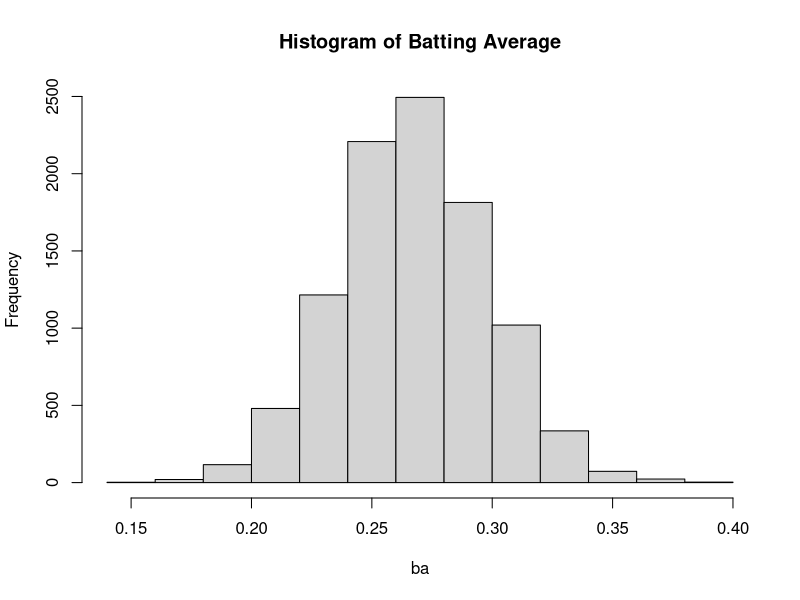
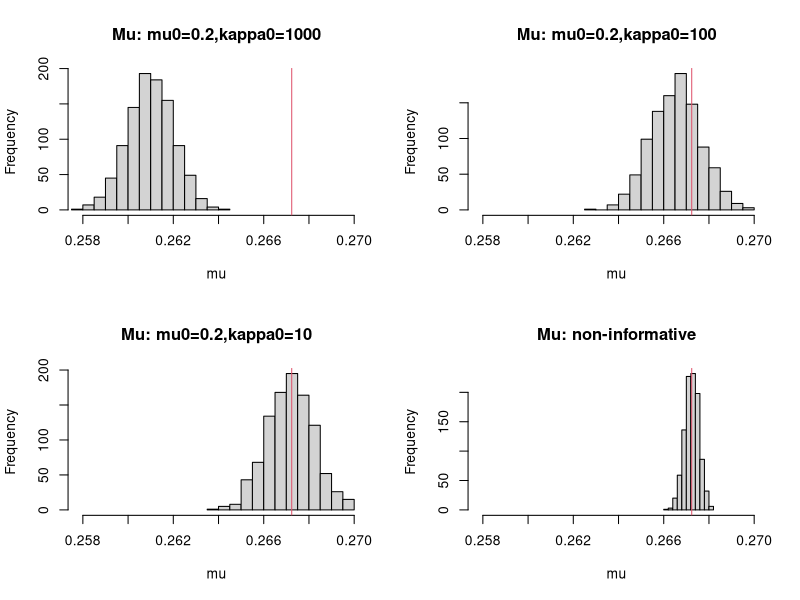
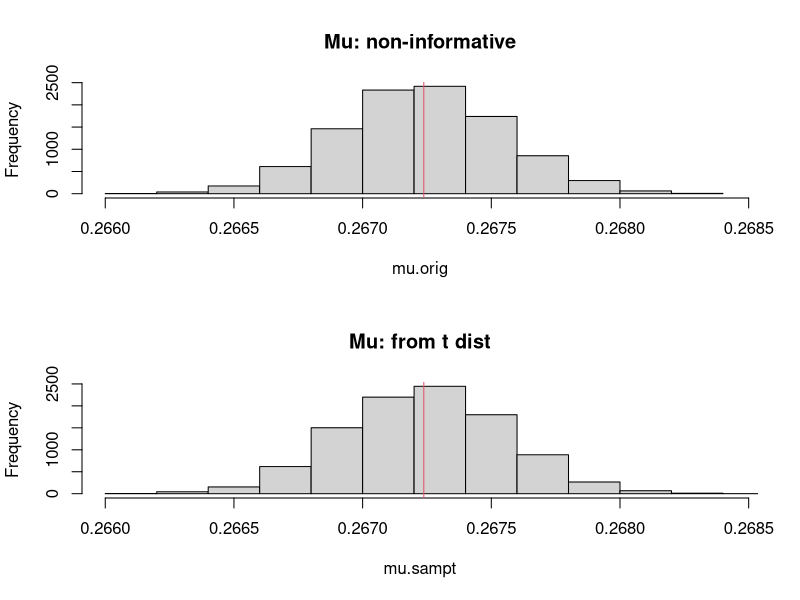
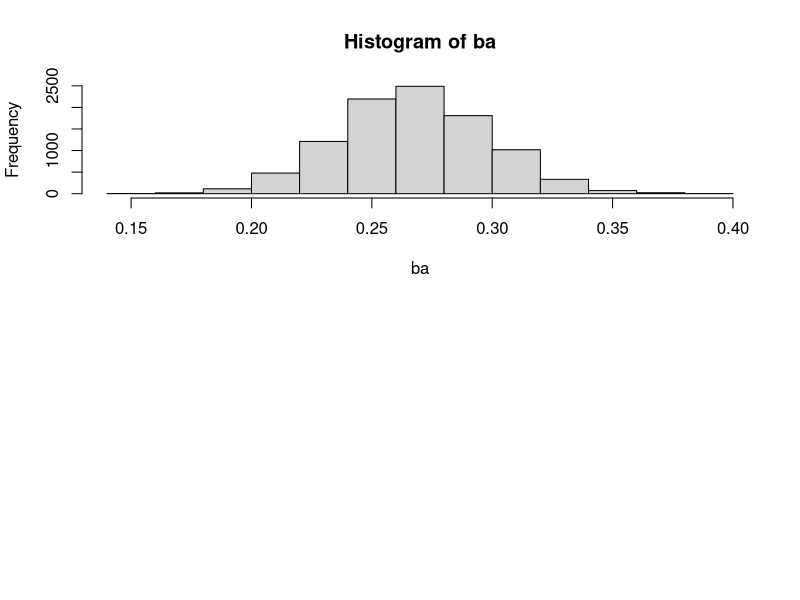
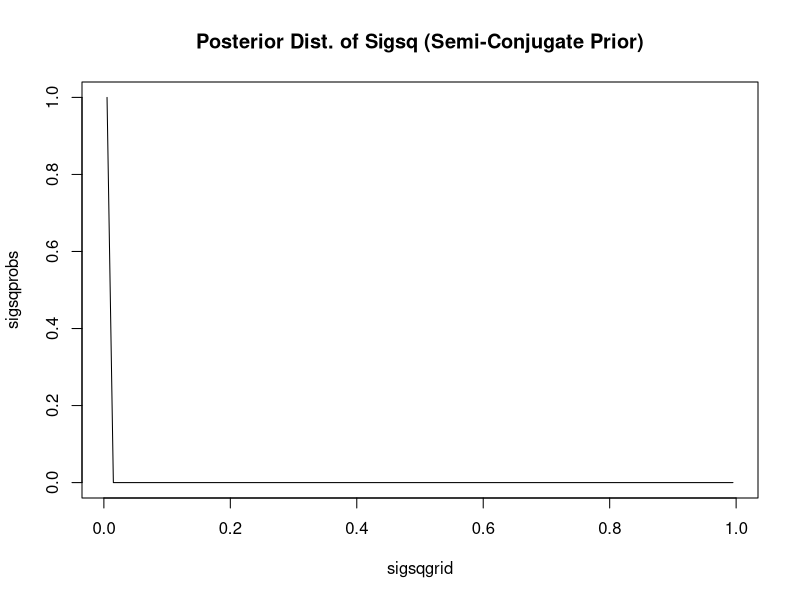
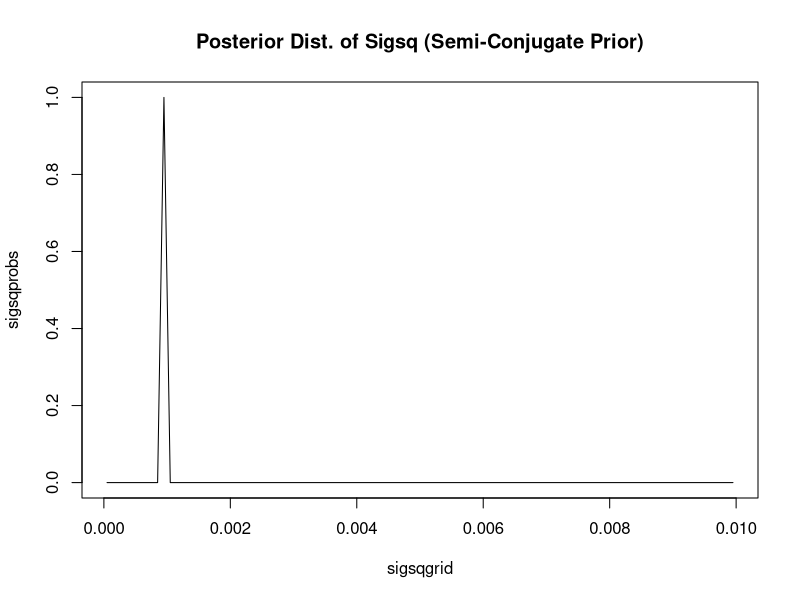
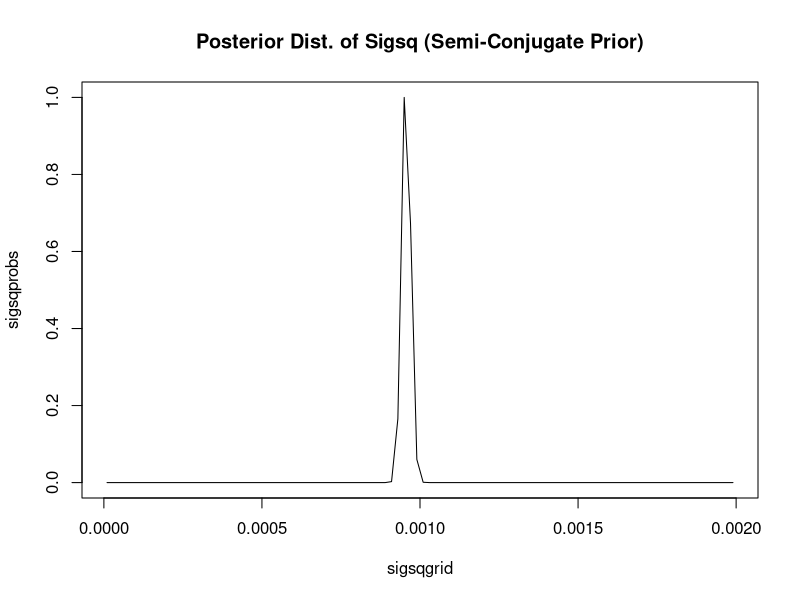
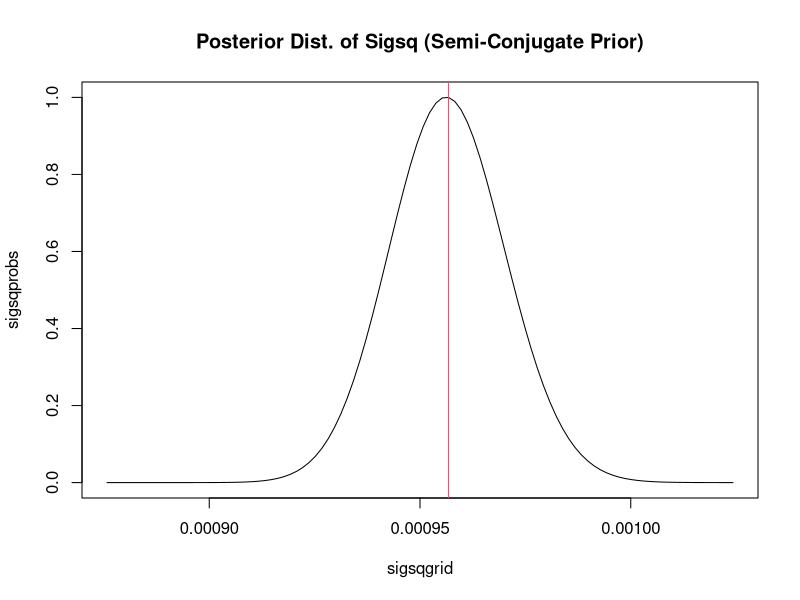

Write R code to recreate these figures, in order.
## ---- chunk 1
knitr::opts_chunk$set(echo = TRUE)
## ---- chunk 2
###################################################################
#### Normal Model with Conjugate and Noninformative Priors      ###
###################################################################

## Reading in Data:
data <- read.table("data/hitters.post1970.txt",header=T,row.names=NULL)
dim(data)

data[1:5,]

## Reducing data to player-seasons where ab >= 200
data <- data[data$AB >= 200,]
dim(data)


## Calculating batting average
ba <- data$H/data$AB
n <- length(ba)
hist(ba,main="Histogram of Batting Average")
min(ba)
data[which(ba==min(ba)),]
max(ba)
data[which(ba==max(ba)),]


sample.norm.conj <- function(y,mu0,kappa0,nu0,sigsq0,numsamp){
    n <- length(y)
	y.mean <- mean(y)
	y.ss <- var(y)*(n-1)
	discrep <- (kappa0*n/(kappa0+n))*(y.mean-mu0)^2
	x <- rgamma(numsamp,shape=(nu0+n)/2,rate=(nu0*sigsq0+y.ss+discrep)/2)
    sigsq.samp <- 1/x
	postvar <- 1/(n/sigsq.samp + kappa0/sigsq.samp)
	postmean <- (n*y.mean/sigsq.samp + kappa0*mu0/sigsq.samp)/(n/sigsq.samp + kappa0/sigsq.samp)
    mu.samp <- rnorm(numsamp,mean=postmean,sd=sqrt(postvar))
    out <- cbind(mu.samp,sigsq.samp)
    out
}

## checking the posterior for different conjugate priors and non-informative 
##  (different values of mu0,kappa0)

theta1 <- sample.norm.conj(ba,0.2,10,10,10,1000)   # mu0 = 0.2, kappa0 = 10, etc.
theta2 <- sample.norm.conj(ba,0.2,100,10,10,1000)   # mu0 = 0.2, kappa0 = 100, etc.
theta3 <- sample.norm.conj(ba,0.2,1000,10,10,1000)   # mu0 = 0.2, kappa0 = 1000, etc.
theta4 <- sample.norm.conj(ba,0.2,0,0,10,1000)   # non-informative kappa0 = 0, nu0 = 0 

par(mfrow=c(2,2))
minmu <- min(theta1[,1],theta2[,1],theta3[,1],theta4[,1],mean(ba))
maxmu <- max(theta1[,1],theta2[,1],theta3[,1],theta4[,1],mean(ba))
hist(theta3[,1],main="Mu: mu0=0.2,kappa0=1000",xlim=c(minmu,maxmu),xlab="mu")
abline(v=mean(ba),col=2)
hist(theta2[,1],main="Mu: mu0=0.2,kappa0=100",xlim=c(minmu,maxmu),xlab="mu")
abline(v=mean(ba),col=2)
hist(theta1[,1],main="Mu: mu0=0.2,kappa0=10",xlim=c(minmu,maxmu),xlab="mu")
abline(v=mean(ba),col=2)
hist(theta4[,1],main="Mu: non-informative",xlim=c(minmu,maxmu),xlab="mu")
abline(v=mean(ba),col=2)

## could have also generated mu directly from t distribution:
mu.sampt <- rt(10000,n-1)
mu.sampt <- mu.sampt*sqrt(var(ba)/n)+mean(ba)

## compare to original sampling scheme
theta <- sample.norm.conj(ba,0.2,0,0,10,10000)
mu.orig <- theta[,1]
    	
xmin <- min(mu.orig,mu.sampt)
xmax <- max(mu.orig,mu.sampt)
par(mfrow=c(2,1))
hist(mu.orig,main="Mu: non-informative",xlim=c(xmin,xmax))
abline(v=mean(ba),col=2)
hist(mu.sampt,main="Mu: from t dist",xlim=c(xmin,xmax))
abline(v=mean(ba),col=2)

###################################################################
#### Grid Search and Grid Sample: Semi-Conjugate Normal Example ###
###################################################################

## Reading in Data:
data <- read.table("data/hitters.post1970.txt",header=T)

## Reducing data to player-seasons where ab > 200
data <- data[data$AB > 200,]


## Calculating batting average
ba <- data$H/data$AB
n <- length(ba)
hist(ba)
min(ba)
data[which(ba==min(ba)),]
max(ba)
data[which(ba==max(ba)),]


evaluatepostsigsq <- function(sigsqvalues,y,mu0,nu0,tausq0,sigsq0){
	m <- length(sigsqvalues)
	logvals <- rep(0,m)
	n <- length(y)
	for (i in 1:m){
		cursigsq <- sigsqvalues[i]
		postmean  <- (n*mean(y)/cursigsq + mu0/tausq0)/(n/cursigsq + 1/tausq0)
		for (j in 1:n){
			logvals[i] <- logvals[i] + dnorm(y[j],mean=postmean,sd=sqrt(cursigsq),log=T)
		}
		logvals[i] <- logvals[i] - 0.5*log(n/cursigsq + 1/tausq0)
		logvals[i] <- logvals[i] - (0.5*nu0+1)*log(cursigsq) - nu0*sigsq0/(2*cursigsq)
		print (i)
	}
	out <- exp(logvals-max(logvals))
	out
}

## setting hyperparameter values
tausq0 <- 0.1
sigsq0 <- 0.1
nu0 <- 0.001
mu0 <- 0.2

sigsqgrid <- ppoints(100)
sigsqprobs <- evaluatepostsigsq(sigsqgrid,ba,mu0,nu0,tausq0,sigsq0)
par(mfrow=c(1,1))
plot(sigsqgrid,sigsqprobs,type="l",main="Posterior Dist. of Sigsq (Semi-Conjugate Prior)")

sigsqgrid <- ppoints(100)*0.01
sigsqprobs <- evaluatepostsigsq(sigsqgrid,ba,mu0,nu0,tausq0,sigsq0)
par(mfrow=c(1,1))
plot(sigsqgrid,sigsqprobs,type="l",main="Posterior Dist. of Sigsq (Semi-Conjugate Prior)")


sigsqgrid <- ppoints(100)*0.002
sigsqprobs <- evaluatepostsigsq(sigsqgrid,ba,mu0,nu0,tausq0,sigsq0)
par(mfrow=c(1,1))
plot(sigsqgrid,sigsqprobs,type="l",main="Posterior Dist. of Sigsq (Semi-Conjugate Prior)")

sigsqgrid <- ppoints(100)*0.00015+0.000875
sigsqprobs <- evaluatepostsigsq(sigsqgrid,ba,mu0,nu0,tausq0,sigsq0)
par(mfrow=c(1,1))
plot(sigsqgrid,sigsqprobs,type="l",main="Posterior Dist. of Sigsq (Semi-Conjugate Prior)")

## optimal point estimate approximated by grid point with highest value
sigsqhat <- sigsqgrid[which(sigsqprobs==max(sigsqprobs))]
abline(v=sigsqhat,col=2)


## grid sampling: sample 1000 values of sigsq proportional to sigsqprobs

sigsqprobs <- sigsqprobs/sum(sigsqprobs)
sigsq.samp <- sample(sigsqgrid,size=1000,replace=T,prob=sigsqprobs)

plot(sigsqgrid,sigsqprobs,type="l",main="Posterior Dist. of Sigsq (Semi-Conjugate Prior)",xlim=c(0.000875,0.001025),col=2,lwd=2)
par(new=T)
hist(sigsq.samp,prob=T,xlim=c(0.000875,0.001025),main="Posterior Dist. of Sigsq (Semi-Conjugate Prior)",xlab="",ylab="",yaxt="n",breaks=25,col=)

## sampling mu given sampled sigmasq

mu.samp.semiconjugate <- rep(NA,1000)
for (i in 1:1000){
	postvar <- 1/(n/sigsq.samp[i] + 1/tausq0)
	postmean <- (n*mean(ba)/sigsq.samp[i] + mu0/tausq0)*postvar
	mu.samp.semiconjugate[i] <- rnorm(1,mean=postmean,sd=sqrt(postvar))
}
hist(mu.samp.semiconjugate,main="Post.Dist. of Mu (Semi-Conjugate Prior)")
abline(v=mean(ba),col=2)


############################################################
### Grid Search and Grid Sample: Poisson Planes Dataset ####
############################################################

## input data:  
data <- read.table("data/planes.txt",skip=1)
y <- data[,2]
t <- data[,1]-1976
n <- length(y)
hist(y)
plot(t,y,pch=19)

## graphing posterior over range of alpha and beta:
posteriorplanes <- function(alpha,beta){
  logpost <- -Inf
  if (alpha + beta*max(t) > 0){
    logpost <- 0
    for (i in 1:n){
      logpost <- logpost + y[i]*log(alpha+beta*t[i])
      logpost <- logpost - (alpha+beta*t[i])
    }
  }
  logpost
}

numgrid <- 100
alpharange <- ppoints(numgrid)*20   # alpha between 0 and 20
betarange <- ppoints(numgrid)*6  # beta between 0 and 6

numgrid <- 100
alpharange <- ppoints(numgrid)*20+20   # alpha between 20 and 40
betarange <- ppoints(numgrid)*6-3  # beta between -3 and 3
full <- matrix(NA,nrow=numgrid,ncol=numgrid)
for (i in 1:numgrid){
  for (j in 1:numgrid){
    full[i,j] <- posteriorplanes(alpharange[i],betarange[j])
  }
}
full <- exp(full - max(full))
full <- full/sum(full)
contour(alpharange,betarange,full,xlab="alpha",ylab="beta",drawlabels=F)

## calculating probabilities for grid sampler:

alphamarginal <- rep(NA,numgrid)
for (i in 1:numgrid){
  alphamarginal[i] <- sum(full[i,])
}
betaconditional <- matrix(NA,nrow=numgrid,ncol=numgrid)
for (i in 1:numgrid){
  for (j in 1:numgrid){
    betaconditional[i,j] <- full[i,j]/sum(full[i,])
  }
}

## plotting marginal distribution of alpha
par(mfrow=c(1,1))
plot(alpharange,alphamarginal,type="l",main="marginal dist. of alpha")

## plotting conditional distribution of beta given alpha
alpharange[25]
alpharange[50]
alpharange[75]
par(mfrow=c(3,1))
plot(betarange,betaconditional[25,],type="l",main="dist. of beta for alpha = 24.9")
plot(betarange,betaconditional[50,],type="l",main="dist. of beta for alpha = 29.9")
plot(betarange,betaconditional[75,],type="l",main="dist. of beta for alpha = 34.9")

## sampling grid values:

alpha.samp <- rep(NA,10000)
beta.samp <- rep(NA,10000)
for (m in 1:10000){
  a <- sample(1:100,size=1,replace=T,prob=alphamarginal)
  b <- sample(1:100,size=1,replace=T,prob=betaconditional[a,])
  alpha.samp[m] <- alpharange[a]
  beta.samp[m] <- betarange[b]
}

par(mfrow=c(1,1))
contour(alpharange,betarange,full,xlab="alpha",ylab="beta",drawlabels=F,col=2)
points(alpha.samp,beta.samp)

## calculating posterior means/intervals for alpha and beta

par(mfrow=c(2,1))
hist(alpha.samp,main="Alpha Samples")
hist(beta.samp,main="Beta Samples")

mean(alpha.samp)
mean(beta.samp)

alpha.sampsort <- sort(alpha.samp)
beta.sampsort <- sort(beta.samp)

alpha.sampsort[250]
alpha.sampsort[9750]
beta.sampsort[250]
beta.sampsort[9750]

sum(beta.samp >= 0)/10000

par(mfrow=c(1,1))
plot(t,y,pch=19)
for (i in 1:1000){
  abline(alpha.samp[i],beta.samp[i],col=3)
}
points(t,y,pch=19)

## predicted new observation for 1986 (t = 10):

pred.rate <- alpha.samp + beta.samp*10

pred.accidents <- rep(NA,10000)
for (i in 1:10000){
  pred.accidents[i] <- rpois(1,pred.rate[i])
}

mean(pred.accidents)
sort(pred.accidents)[250]
sort(pred.accidents)[9750]

par(mfrow=c(2,1))
hist(pred.accidents,xlim=c(0,45))
hist(y,xlim=c(0,45))




